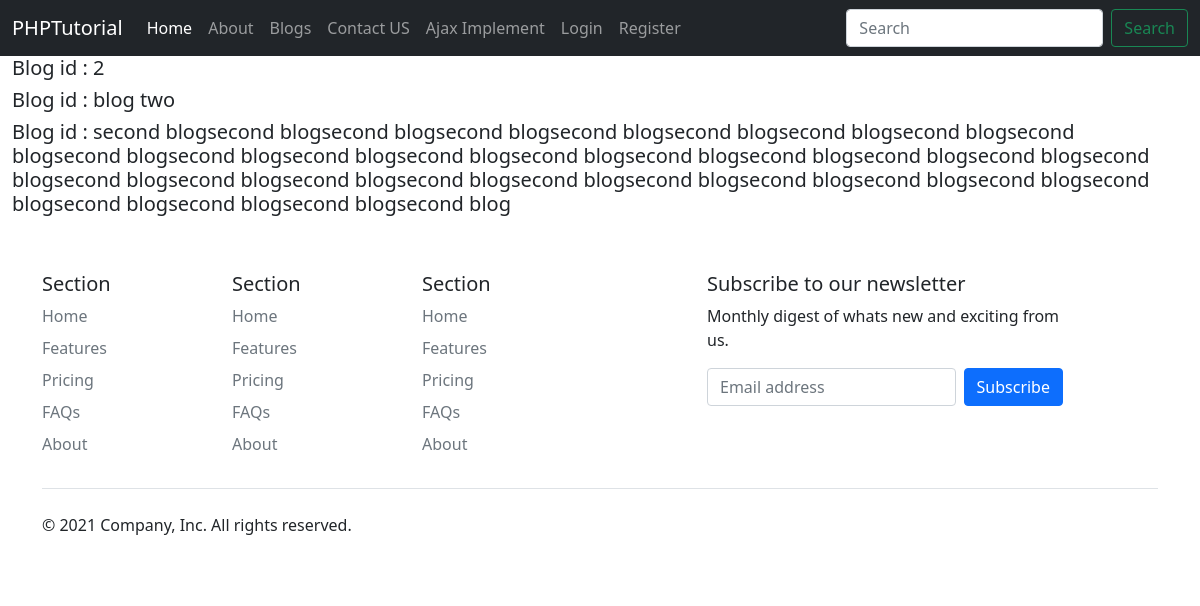
The page /blogdetail.php?id=2 on the database its author committed.
### tables this page shows
CREATE TABLE `blog` (
  `id` int(11) NOT NULL,
  `title` varchar(500) NOT NULL,
  `content` text NOT NULL
);

### blogdetail.php (the view)
<?php
include_once 'config/db_conn.php';
include 'includes/header.php';
?>
<?php
$id = $_GET['id'];
$sqlquery = "SELECT * FROM blog WHERE id=$id;";
$data = mysqli_query($conn, $sqlquery);
while($result = mysqli_fetch_array($data))
{
	$id = $result['id'];
	$title = $result['title'];
	$content = $result['content'];
}
?>
<h5>Blog id :
		<?php
		echo $id; ?>
	</h5>
<h5>Blog id :
		<?php
		echo $title; ?>
	</h5>
<h5>Blog id :
		<?php
		echo $content; ?>
	</h5>
<?php
 include 'includes/footer.php'
?>

### includes/header.php (shortened to what this page needs)
<!DOCTYPE html>
<html>
<head>
	<link href="https://cdn.jsdelivr.net/npm/bootstrap@5.1.3/dist/css/bootstrap.min.css" rel="stylesheet">
 <nav class="navbar navbar-expand-lg navbar-dark bg-dark">
  <div class="container-fluid">
    <a class="navbar-brand" href="#">PHPTutorial</a>
    <div class="collapse navbar-collapse" id="navbarSupportedContent">
      <ul class="navbar-nav me-auto mb-2 mb-lg-0">
        <li class="nav-item">
          <a class="nav-link active" aria-current="page" href="index.php">Home</a>
        </li>
        <li class="nav-item">
          <a class="nav-link" href="about.php">About</a>
        </li>
        <li class="nav-item">
          <a class="nav-link" href="bloglist.php">Blogs</a>
        </li>
        <li class="nav-item">
          <a class="nav-link" href="contact.php">Contact US</a>
        </li>
        <li class="nav-item">
          <a class="nav-link" href="ajaxuse.php">Ajax Implement</a>
        </li>
        <?php
              if (!isset($_SESSION['loginname'])){ ?>
              	<li class="nav-item">
              <a class="nav-link" href="loginform.php">Login</a>
              </li>
              <li class="nav-item">
              <a class="nav-link" href="registrationform.php">Register</a>
              </li>
              <?php
              } else { ?>
              	<li class="nav-item">
              <a class="nav-link" href="authentication/logout.php">Logout</a>
              </li>
              <?php
              }
        ?>
      </ul>
      <form class="d-flex">
        <input class="form-control me-2" type="search" placeholder="Search" aria-label="Search">
        <button class="btn btn-outline-success" type="submit">Search</button>
      </form>
    </div>
  </div>
</nav>
  </head>
    <body>
      <div class="container-fluid">

### includes/footer.php (shortened to what this page needs)
</body>
<div class="container footer navbar-fixed-bottom">
  <footer class="py-5">
    <div class="row">
      <div class="col-2">
        <h5>Section</h5>
        <ul class="nav flex-column">
          <li class="nav-item mb-2"><a href="#" class="nav-link p-0 text-muted">Home</a></li>
          <li class="nav-item mb-2"><a href="#" class="nav-link p-0 text-muted">Features</a></li>
          <li class="nav-item mb-2"><a href="#" class="nav-link p-0 text-muted">Pricing</a></li>
          <li class="nav-item mb-2"><a href="#" class="nav-link p-0 text-muted">FAQs</a></li>
          <li class="nav-item mb-2"><a href="#" class="nav-link p-0 text-muted">About</a></li>
        </ul>
      </div>
      <div class="col-2">
        <h5>Section</h5>
        <ul class="nav flex-column">
          <li class="nav-item mb-2"><a href="#" class="nav-link p-0 text-muted">Home</a></li>
          <li class="nav-item mb-2"><a href="#" class="nav-link p-0 text-muted">Features</a></li>
          <li class="nav-item mb-2"><a href="#" class="nav-link p-0 text-muted">Pricing</a></li>
          <li class="nav-item mb-2"><a href="#" class="nav-link p-0 text-muted">FAQs</a></li>
          <li class="nav-item mb-2"><a href="#" class="nav-link p-0 text-muted">About</a></li>
        </ul>
      </div>
      <div class="col-2">
        <h5>Section</h5>
        <ul class="nav flex-column">
          <li class="nav-item mb-2"><a href="#" class="nav-link p-0 text-muted">Home</a></li>
          <li class="nav-item mb-2"><a href="#" class="nav-link p-0 text-muted">Features</a></li>
          <li class="nav-item mb-2"><a href="#" class="nav-link p-0 text-muted">Pricing</a></li>
          <li class="nav-item mb-2"><a href="#" class="nav-link p-0 text-muted">FAQs</a></li>
          <li class="nav-item mb-2"><a href="#" class="nav-link p-0 text-muted">About</a></li>
        </ul>
      </div>
      <div class="col-4 offset-1">
        <form>
          <h5>Subscribe to our newsletter</h5>
          <p>Monthly digest of whats new and exciting from us.</p>
          <div class="d-flex w-100 gap-2">
            <input id="newsletter1" type="text" class="form-control" placeholder="Email address">
            <button class="btn btn-primary" type="button">Subscribe</button>
          </div>
        </form>
      </div>
    </div>
    <div class="d-flex justify-content-between py-4 my-4 border-top">
      <p>&copy; 2021 Company, Inc. All rights reserved.</p>
      <ul class="list-unstyled d-flex">
        <li class="ms-3"><a class="link-dark" href="#"><svg class="bi" width="24" height="24"><use xlink:href="#twitter"/></svg></a></li>
        <li class="ms-3"><a class="link-dark" href="#"><svg class="bi" width="24" height="24"><use xlink:href="#instagram"/></svg></a></li>
        <li class="ms-3"><a class="link-dark" href="#"><svg class="bi" width="24" height="24"><use xlink:href="#facebook"/></svg></a></li>
      </ul>
    </div>
  </footer>
</div>
</html>

### rows shown on the page
blog: id "2", title "blog two", content "second blogsecond blogsecond blogsecond blogsecond blogsecond blogsecond blogsecond blogsecond blogsecond blogsecond blogsecond blogsecond blogsecond blogsecond blogsecond blogsecond blogsecond blogsecond blogsecond blogsecond blogsecond blogsecond blogsecond blogsecond blogsecond blogsecond blogsecond blogsecond blogsecond blogsecond blogsecond blogsecond blog"
